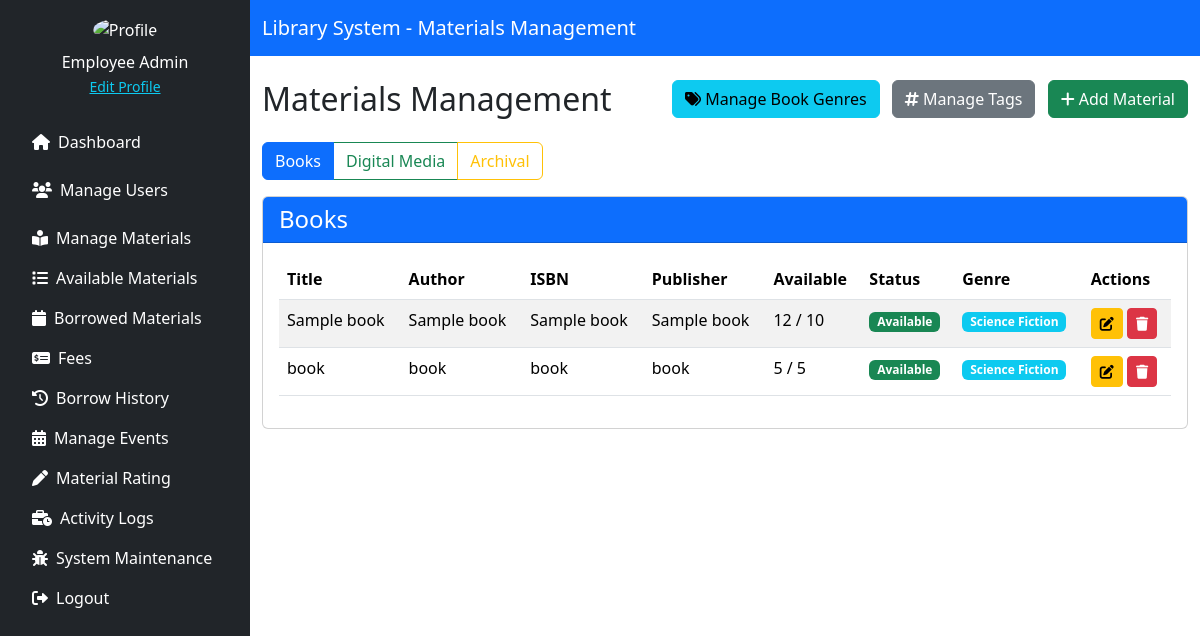
Screenshot of /source/employee/materials_management.php (signed in) with the database file from the repository.
### tables this page shows
CREATE TABLE `material_books` (
  `id` int(11) NOT NULL,
  `title` varchar(255) NOT NULL,
  `author` varchar(255) NOT NULL,
  `isbn` varchar(20) DEFAULT NULL,
  `publisher` varchar(255) DEFAULT NULL,
  `year_published` year(4) DEFAULT NULL,
  `quantity` int(11) DEFAULT 1,
  `available` int(11) DEFAULT 1,
  `status` enum('Available','Archived') DEFAULT 'Available',
  `genre` varchar(255) DEFAULT NULL,
  `average_rating` decimal(3,1) DEFAULT 0.0,
  `review_count` int(11) DEFAULT 0
);

### source/employee/materials_management.php (the view, shortened to what this page needs)
<?php
include '../../config/db_conn.php';
$filter = $_GET['filter'] ?? 'books';
$books = $digitals = $research = [];
if ($filter === 'books') {
    $stmtBooks = $pdo->query("SELECT * FROM material_books");
    $books = $stmtBooks->fetchAll(PDO::FETCH_ASSOC);
}
?>
<!DOCTYPE html>
<html lang="en">
<head>
    <link href="https://cdn.jsdelivr.net/npm/bootstrap@5.3.3/dist/css/bootstrap.min.css" rel="stylesheet">
    <link href="https://cdnjs.cloudflare.com/ajax/libs/font-awesome/6.0.0/css/all.min.css" rel="stylesheet">
</head>
<body>
<div class="d-flex">
    <?php include './includes/sidebar.php'; ?>
    <div class="flex-grow-1">
        <nav class="navbar navbar-expand-lg navbar-dark bg-primary">
            <div class="container">
                <a class="navbar-brand" href="#">Library System - Materials Management</a>
            </div>
        </nav>
        <div class="container mt-4">
            <div class="d-flex justify-content-between mb-3">
                <h2>Materials Management</h2>
                <div>
                    <button class="btn btn-info me-2" data-bs-toggle="modal" data-bs-target="#manageGenresModal">
                        <i class="fas fa-tags"></i> Manage Book Genres
                    </button>
                    <button class="btn btn-secondary me-2" data-bs-toggle="modal" data-bs-target="#manageTagsModal">
                        <i class="fas fa-hashtag"></i> Manage Tags
                    </button>
                    <button class="btn btn-success" data-bs-toggle="modal" data-bs-target="#selectMaterialTypeModal">
                        <i class="fas fa-plus"></i> Add Material
                    </button>
                </div>
            </div>
            <div class="btn-group mb-3" role="group">
                <a href="?filter=books" class="btn btn-outline-primary <?= $filter === 'books' ? 'active' : '' ?>">Books</a>
                <a href="?filter=digital" class="btn btn-outline-success <?= $filter === 'digital' ? 'active' : '' ?>">Digital Media</a>
                <a href="?filter=archival" class="btn btn-outline-warning <?= $filter === 'archival' ? 'active' : '' ?>">Archival</a>
            </div>
            <?php if ($filter === 'books'): ?>
                <div class="card mb-4">
                    <div class="card-header bg-primary text-white">
                        <h4 class="mb-0">Books</h4>
                    </div>
                    <div class="card-body">
                        <div class="table-responsive">
                            <table class="table table-striped table-hover">
                                <thead>
                                    <tr>
                                        <th>Title</th>
                                        <th>Author</th>
                                        <th>ISBN</th>
                                        <th>Publisher</th>
                                        <th>Available</th>
                                        <th>Status</th>
                                        <th>Genre</th>
                                        <th>Actions</th>
                                    </tr>
                                </thead>
                                <tbody>
                                    <?php foreach ($books as $book): ?>
                                        <tr>
                                            <td><?= htmlspecialchars($book['title']) ?></td>
                                            <td><?= htmlspecialchars($book['author']) ?></td>
                                            <td><?= htmlspecialchars($book['isbn']) ?></td>
                                            <td><?= htmlspecialchars($book['publisher']) ?></td>
                                            <td><?= $book['available'] ?> / <?= $book['quantity'] ?></td>
                                            <td>
                                                <span class="badge bg-<?= $book['status'] === 'Available' ? 'success' : 'danger' ?>">
                                                    <?= htmlspecialchars($book['status']) ?>
                                                </span>
                                            </td>
                                            <td>
                                                <span class="badge bg-info">
                                                    <?= htmlspecialchars($book['genre']) ?>
                                                </span>
                                            </td>
                                            <td>
                                                <a href="?action=edit&id=<?= $book['id'] ?>&table=material_books" class="btn btn-sm btn-warning" title="Edit">
                                                    <i class="fas fa-edit"></i>
                                                </a>
                                                <a href="?action=delete&id=<?= $book['id'] ?>&table=material_books" class="btn btn-sm btn-danger" title="Delete" onclick="return confirm('Are you sure you want to delete this book?')">
                                                    <i class="fas fa-trash"></i>
                                                </a>
                                            </td>
                                        </tr>
                                    <?php endforeach; ?>
                                </tbody>
                            </table>
                        </div>
                    </div>
                </div>
            <?php endif; ?>
        </div>
    </div>
</div>
</body>
</html>

### rows the page displays
material_books: title "Sample book", author "Sample book", isbn "Sample book", publisher "Sample book", available "12", quantity "10", status "Available", genre "Science Fiction"
material_books: title "book", author "book", isbn "book", publisher "book", available "5", quantity "5", status "Available", genre "Science Fiction"

### other values shown
$_SESSION['user_name'] "Employee Admin"
